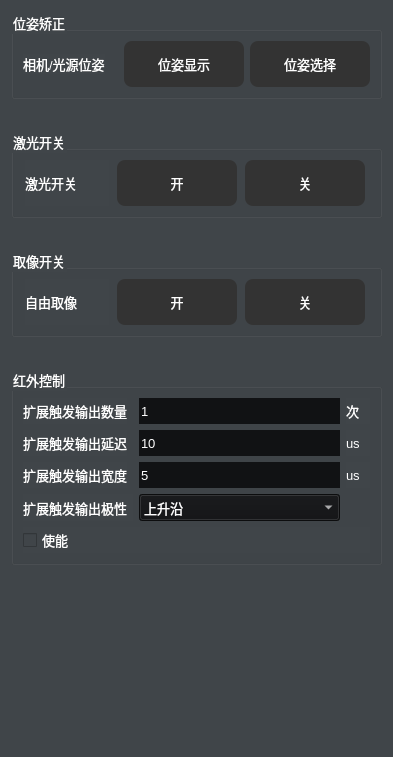
        <widget class="QWidget" name="tab_5">
         <property name="styleSheet">
          <string notr="true">background-color: #404549;</string>
         </property>
         <attribute name="title">
          <string>安装/扩展控制</string>
         </attribute>
         <layout class="QGridLayout" name="gridLayout_27">
          <item row="0" column="0" colspan="2">
           <widget class="QGroupBox" name="groupBox_6">
            <property name="font">
             <font>
              <pointsize>10</pointsize>
             </font>
            </property>
            <property name="styleSheet">
             <string notr="true">color: rgb(255, 255, 255);</string>
            </property>
            <property name="title">
             <string>位姿矫正</string>
            </property>
            <layout class="QGridLayout" name="gridLayout_14">
             <item row="0" column="0">
              <widget class="QLabel" name="label_48">
               <property name="sizePolicy">
                <sizepolicy hsizetype="Fixed" vsizetype="Fixed">
                 <horstretch>0</horstretch>
                 <verstretch>0</verstretch>
                </sizepolicy>
               </property>
               <property name="font">
                <font>
                 <pointsize>10</pointsize>
                </font>
               </property>
               <property name="styleSheet">
                <string notr="true">color: rgb(255, 255, 255);</string>
               </property>
               <property name="text">
                <string>相机/光源位姿</string>
               </property>
              </widget>
             </item>
             <item row="0" column="1">
              <spacer name="horizontalSpacer_10">
               <property name="orientation">
                <enum>Qt::Horizontal</enum>
               </property>
               <property name="sizeType">
                <enum>QSizePolicy::Fixed</enum>
               </property>
               <property name="sizeHint" stdset="0">
                <size>
                 <width>13</width>
                 <height>20</height>
                </size>
               </property>
              </spacer>
             </item>
             <item row="0" column="2">
              <widget class="QPushButton" name="PoseBtn">
               <property name="sizePolicy">
                <sizepolicy hsizetype="Fixed" vsizetype="Fixed">
                 <horstretch>0</horstretch>
                 <verstretch>0</verstretch>
                </sizepolicy>
               </property>
               <property name="minimumSize">
                <size>
                 <width>120</width>
                 <height>46</height>
                </size>
               </property>
               <property name="font">
                <font>
                 <pointsize>10</pointsize>
                </font>
               </property>
               <property name="styleSheet">
                <string notr="true">#PoseBtn
{
border-radius:8px;
color: #FFFFFF;
 background-color: #333333; 

}

#PoseBtn::hover
{	
color: #FFFFFF;

background-color: #1781b5;

}

#PoseBtn::pressed,QPushButton::checked
{
    color: #FFFFFF;
   background-color: #718093;
}</string>
               </property>
               <property name="text">
                <string>位姿显示</string>
               </property>
               <property name="icon">
                <iconset>
                 <normaloff>:/Res/LEDOFF.png</normaloff>:/Res/LEDOFF.png</iconset>
               </property>
              </widget>
             </item>
             <item row="0" column="3">
              <widget class="QPushButton" name="DirectionPoseBtn">
               <property name="sizePolicy">
                <sizepolicy hsizetype="Fixed" vsizetype="Fixed">
                 <horstretch>0</horstretch>
                 <verstretch>0</verstretch>
                </sizepolicy>
               </property>
               <property name="minimumSize">
                <size>
                 <width>120</width>
                 <height>46</height>
                </size>
               </property>
               <property name="maximumSize">
                <size>
                 <width>120</width>
                 <height>46</height>
                </size>
               </property>
               <property name="font">
                <font>
                 <pointsize>10</pointsize>
                </font>
               </property>
               <property name="styleSheet">
                <string notr="true">#DirectionPoseBtn
{
border-radius:8px;
color: #FFFFFF;
 background-color: #333333; 

}

#DirectionPoseBtn::hover
{	
color: #FFFFFF;

background-color: #1781b5;

}

#DirectionPoseBtn::pressed,QPushButton::checked
{
    color: #FFFFFF;
   background-color: #718093;
}</string>
               </property>
               <property name="text">
                <string>位姿选择</string>
               </property>
               <property name="icon">
                <iconset>
                 <normaloff>:/Res/LEDOFF.png</normaloff>:/Res/LEDOFF.png</iconset>
               </property>
              </widget>
             </item>
            </layout>
           </widget>
          </item>
          <item row="1" column="0">
           <spacer name="verticalSpacer_6">
            <property name="orientation">
             <enum>Qt::Vertical</enum>
            </property>
            <property name="sizeType">
             <enum>QSizePolicy::Fixed</enum>
            </property>
            <property name="sizeHint" stdset="0">
             <size>
              <width>20</width>
              <height>25</height>
             </size>
            </property>
           </spacer>
          </item>
          <item row="2" column="0" colspan="2">
           <widget class="QGroupBox" name="groupBox_17">
            <property name="font">
             <font>
              <pointsize>10</pointsize>
             </font>
            </property>
            <property name="styleSheet">
             <string notr="true">color: rgb(255, 255, 255);</string>
            </property>
            <property name="title">
             <string>激光开关</string>
            </property>
            <layout class="QGridLayout" name="gridLayout_8">
             <item row="0" column="0">
              <widget class="QLabel" name="label_59">
               <property name="minimumSize">
                <size>
                 <width>84</width>
                 <height>0</height>
                </size>
               </property>
               <property name="maximumSize">
                <size>
                 <width>84</width>
                 <height>16777215</height>
                </size>
               </property>
               <property name="font">
                <font>
                 <pointsize>10</pointsize>
                </font>
               </property>
               <property name="styleSheet">
                <string notr="true">color: rgb(255, 255, 255);</string>
               </property>
               <property name="text">
                <string>激光开关</string>
               </property>
              </widget>
             </item>
             <item row="0" column="1">
              <widget class="QPushButton" name="ModbusClientBtn_10">
               <property name="sizePolicy">
                <sizepolicy hsizetype="Fixed" vsizetype="Fixed">
                 <horstretch>0</horstretch>
                 <verstretch>0</verstretch>
                </sizepolicy>
               </property>
               <property name="minimumSize">
                <size>
                 <width>120</width>
                 <height>46</height>
                </size>
               </property>
               <property name="maximumSize">
                <size>
                 <width>120</width>
                 <height>46</height>
                </size>
               </property>
               <property name="font">
                <font>
                 <pointsize>10</pointsize>
                </font>
               </property>
               <property name="styleSheet">
                <string notr="true">#ModbusClientBtn_10
{
border-radius:8px;
color: #FFFFFF;
 background-color: #333333; 

}

#ModbusClientBtn_10::hover
{	
color: #FFFFFF;

background-color: #1781b5;

}

#ModbusClientBtn_10::pressed,QPushButton::checked
{
    color: #FFFFFF;
   background-color: #718093;
}</string>
               </property>
               <property name="text">
                <string>开</string>
               </property>
               <property name="icon">
                <iconset>
                 <normaloff>:/Res/LEDOFF.png</normaloff>:/Res/LEDOFF.png</iconset>
               </property>
              </widget>
             </item>
             <item row="0" column="2">
              <widget class="QPushButton" name="ClearBtn_2">
               <property name="sizePolicy">
                <sizepolicy hsizetype="Fixed" vsizetype="Fixed">
                 <horstretch>0</horstretch>
                 <verstretch>0</verstretch>
                </sizepolicy>
               </property>
               <property name="minimumSize">
                <size>
                 <width>120</width>
                 <height>46</height>
                </size>
               </property>
               <property name="maximumSize">
                <size>
                 <width>120</width>
                 <height>46</height>
                </size>
               </property>
               <property name="font">
                <font>
                 <pointsize>10</pointsize>
                </font>
               </property>
               <property name="styleSheet">
                <string notr="true">#ClearBtn_2
{
border-radius:8px;
color: #FFFFFF;
 background-color: #333333; 

}

#ClearBtn_2::hover
{	
color: #FFFFFF;

background-color: #1781b5;

}

#ClearBtn_2::pressed,QPushButton::checked
{
    color: #FFFFFF;
   background-color: #718093;
}</string>
               </property>
               <property name="text">
                <string>关</string>
               </property>
               <property name="icon">
                <iconset>
                 <normaloff>:/Res/LEDOFF.png</normaloff>:/Res/LEDOFF.png</iconset>
               </property>
              </widget>
             </item>
            </layout>
           </widget>
          </item>
          <item row="3" column="0">
           <spacer name="verticalSpacer_11">
            <property name="orientation">
             <enum>Qt::Vertical</enum>
            </property>
            <property name="sizeType">
             <enum>QSizePolicy::Fixed</enum>
            </property>
            <property name="sizeHint" stdset="0">
             <size>
              <width>20</width>
              <height>25</height>
             </size>
            </property>
           </spacer>
          </item>
          <item row="4" column="0" colspan="2">
           <widget class="QGroupBox" name="groupBox_16">
            <property name="font">
             <font>
              <pointsize>10</pointsize>
             </font>
            </property>
            <property name="styleSheet">
             <string notr="true">color: rgb(255, 255, 255);</string>
            </property>
            <property name="title">
             <string>取像开关</string>
            </property>
            <layout class="QGridLayout" name="gridLayout_23">
             <item row="0" column="0">
              <widget class="QLabel" name="label_67">
               <property name="minimumSize">
                <size>
                 <width>84</width>
                 <height>0</height>
                </size>
               </property>
               <property name="maximumSize">
                <size>
                 <width>84</width>
                 <height>16777215</height>
                </size>
               </property>
               <property name="font">
                <font>
                 <pointsize>10</pointsize>
                </font>
               </property>
               <property name="styleSheet">
                <string notr="true">color: rgb(255, 255, 255);</string>
               </property>
               <property name="text">
                <string>自由取像</string>
               </property>
              </widget>
             </item>
             <item row="0" column="1">
              <widget class="QPushButton" name="ModbusClientBtn_11">
               <property name="sizePolicy">
                <sizepolicy hsizetype="Fixed" vsizetype="Fixed">
                 <horstretch>0</horstretch>
                 <verstretch>0</verstretch>
                </sizepolicy>
               </property>
               <property name="minimumSize">
                <size>
                 <width>120</width>
                 <height>46</height>
                </size>
               </property>
               <property name="maximumSize">
                <size>
                 <width>120</width>
                 <height>46</height>
                </size>
               </property>
               <property name="font">
                <font>
                 <pointsize>10</pointsize>
                </font>
               </property>
               <property name="styleSheet">
                <string notr="true">#ModbusClientBtn_11
{
border-radius:8px;
color: #FFFFFF;
 background-color: #333333; 

}

#ModbusClientBtn_11::hover
{	
color: #FFFFFF;

background-color: #1781b5;

}

#ModbusClientBtn_11::pressed,QPushButton::checked
{
    color: #FFFFFF;
   background-color: #718093;
}</string>
               </property>
               <property name="text">
                <string>开</string>
               </property>
               <property name="icon">
                <iconset>
                 <normaloff>:/Res/LEDOFF.png</normaloff>:/Res/LEDOFF.png</iconset>
               </property>
              </widget>
             </item>
             <item row="0" column="2">
              <widget class="QPushButton" name="ClearBtn_3">
               <property name="sizePolicy">
                <sizepolicy hsizetype="Fixed" vsizetype="Fixed">
                 <horstretch>0</horstretch>
                 <verstretch>0</verstretch>
                </sizepolicy>
               </property>
               <property name="minimumSize">
                <size>
                 <width>120</width>
                 <height>46</height>
                </size>
               </property>
               <property name="maximumSize">
                <size>
                 <width>120</width>
                 <height>46</height>
                </size>
               </property>
               <property name="font">
                <font>
                 <pointsize>10</pointsize>
                </font>
               </property>
               <property name="styleSheet">
                <string notr="true">#ClearBtn_3
{
border-radius:8px;
color: #FFFFFF;
 background-color: #333333; 

}

#ClearBtn_3::hover
{	
color: #FFFFFF;

background-color: #1781b5;

}

#ClearBtn_3::pressed,QPushButton::checked
{
    color: #FFFFFF;
   background-color: #718093;
}</string>
               </property>
               <property name="text">
                <string>关</string>
               </property>
               <property name="icon">
                <iconset>
                 <normaloff>:/Res/LEDOFF.png</normaloff>:/Res/LEDOFF.png</iconset>
               </property>
              </widget>
             </item>
            </layout>
           </widget>
          </item>
          <item row="5" column="0">
           <spacer name="verticalSpacer_16">
            <property name="orientation">
             <enum>Qt::Vertical</enum>
            </property>
            <property name="sizeType">
             <enum>QSizePolicy::Fixed</enum>
            </property>
            <property name="sizeHint" stdset="0">
             <size>
              <width>20</width>
              <height>25</height>
             </size>
            </property>
           </spacer>
          </item>
          <item row="6" column="0" colspan="2">
           <widget class="QGroupBox" name="groupBox_18">
            <property name="font">
             <font>
              <pointsize>10</pointsize>
             </font>
            </property>
            <property name="styleSheet">
             <string notr="true">color: rgb(255, 255, 255);</string>
            </property>
            <property name="title">
             <string>红外控制</string>
            </property>
            <layout class="QGridLayout" name="gridLayout_35">
             <item row="0" column="0">
              <layout class="QHBoxLayout" name="horizontalLayout_73">
               <item>
                <widget class="QLabel" name="label_87">
                 <property name="minimumSize">
                  <size>
                   <width>84</width>
                   <height>0</height>
                  </size>
                 </property>
                 <property name="maximumSize">
                  <size>
                   <width>110</width>
                   <height>16777215</height>
                  </size>
                 </property>
                 <property name="font">
                  <font>
                   <pointsize>10</pointsize>
                  </font>
                 </property>
                 <property name="styleSheet">
                  <string notr="true">color: rgb(255, 255, 255);</string>
                 </property>
                 <property name="text">
                  <string>扩展触发输出数量</string>
                 </property>
                </widget>
               </item>
               <item>
                <spacer name="horizontalSpacer_17">
                 <property name="orientation">
                  <enum>Qt::Horizontal</enum>
                 </property>
                 <property name="sizeType">
                  <enum>QSizePolicy::Fixed</enum>
                 </property>
                 <property name="sizeHint" stdset="0">
                  <size>
                   <width>6</width>
                   <height>20</height>
                  </size>
                 </property>
                </spacer>
               </item>
               <item>
                <widget class="QLineEdit" name="ExNumUI">
                 <property name="minimumSize">
                  <size>
                   <width>100</width>
                   <height>26</height>
                  </size>
                 </property>
                 <property name="maximumSize">
                  <size>
                   <width>500</width>
                   <height>16777215</height>
                  </size>
                 </property>
                 <property name="font">
                  <font>
                   <pointsize>10</pointsize>
                  </font>
                 </property>
                 <property name="styleSheet">
                  <string notr="true">background-color: rgb(17, 18, 20);
border:none;
color:#ffffff;</string>
                 </property>
                 <property name="text">
                  <string>1</string>
                 </property>
                </widget>
               </item>
               <item>
                <widget class="QLabel" name="label_96">
                 <property name="minimumSize">
                  <size>
                   <width>24</width>
                   <height>0</height>
                  </size>
                 </property>
                 <property name="maximumSize">
                  <size>
                   <width>110</width>
                   <height>16777215</height>
                  </size>
                 </property>
                 <property name="font">
                  <font>
                   <pointsize>10</pointsize>
                  </font>
                 </property>
                 <property name="styleSheet">
                  <string notr="true">color: rgb(255, 255, 255);</string>
                 </property>
                 <property name="text">
                  <string>次</string>
                 </property>
                </widget>
               </item>
              </layout>
             </item>
             <item row="1" column="0">
              <layout class="QHBoxLayout" name="horizontalLayout_3">
               <item>
                <widget class="QLabel" name="label_89">
                 <property name="minimumSize">
                  <size>
                   <width>84</width>
                   <height>0</height>
                  </size>
                 </property>
                 <property name="maximumSize">
                  <size>
                   <width>110</width>
                   <height>16777215</height>
                  </size>
                 </property>
                 <property name="font">
                  <font>
                   <pointsize>10</pointsize>
                  </font>
                 </property>
                 <property name="styleSheet">
                  <string notr="true">color: rgb(255, 255, 255);</string>
                 </property>
                 <property name="text">
                  <string>扩展触发输出延迟</string>
                 </property>
                </widget>
               </item>
               <item>
                <spacer name="horizontalSpacer_20">
                 <property name="orientation">
                  <enum>Qt::Horizontal</enum>
                 </property>
                 <property name="sizeType">
                  <enum>QSizePolicy::Fixed</enum>
                 </property>
                 <property name="sizeHint" stdset="0">
                  <size>
                   <width>6</width>
                   <height>20</height>
                  </size>
                 </property>
                </spacer>
               </item>
               <item>
                <widget class="QLineEdit" name="ExDelayUI">
                 <property name="minimumSize">
                  <size>
                   <width>100</width>
                   <height>26</height>
                  </size>
                 </property>
                 <property name="maximumSize">
                  <size>
                   <width>500</width>
                   <height>16777215</height>
                  </size>
                 </property>
                 <property name="font">
                  <font>
                   <pointsize>10</pointsize>
                  </font>
                 </property>
                 <property name="styleSheet">
                  <string notr="true">background-color: rgb(17, 18, 20);
border:none;
color:#ffffff;</string>
                 </property>
                 <property name="text">
                  <string>10</string>
                 </property>
                </widget>
               </item>
               <item>
                <widget class="QLabel" name="label_94">
                 <property name="minimumSize">
                  <size>
                   <width>24</width>
                   <height>0</height>
                  </size>
                 </property>
                 <property name="maximumSize">
                  <size>
                   <width>110</width>
                   <height>16777215</height>
                  </size>
                 </property>
                 <property name="font">
                  <font>
                   <pointsize>10</pointsize>
                  </font>
                 </property>
                 <property name="styleSheet">
                  <string notr="true">color: rgb(255, 255, 255);</string>
                 </property>
                 <property name="text">
                  <string>us</string>
                 </property>
                </widget>
               </item>
              </layout>
             </item>
             <item row="2" column="0">
              <layout class="QHBoxLayout" name="horizontalLayout_79">
               <item>
                <widget class="QLabel" name="label_90">
                 <property name="minimumSize">
                  <size>
                   <width>84</width>
                   <height>0</height>
                  </size>
                 </property>
                 <property name="maximumSize">
                  <size>
                   <width>110</width>
                   <height>16777215</height>
                  </size>
                 </property>
                 <property name="font">
                  <font>
                   <pointsize>10</pointsize>
                  </font>
                 </property>
                 <property name="styleSheet">
                  <string notr="true">color: rgb(255, 255, 255);</string>
                 </property>
                 <property name="text">
                  <string>扩展触发输出宽度</string>
                 </property>
                </widget>
               </item>
               <item>
                <spacer name="horizontalSpacer_22">
                 <property name="orientation">
                  <enum>Qt::Horizontal</enum>
                 </property>
                 <property name="sizeType">
                  <enum>QSizePolicy::Fixed</enum>
                 </property>
                 <property name="sizeHint" stdset="0">
                  <size>
                   <width>6</width>
                   <height>17</height>
                  </size>
                 </property>
                </spacer>
               </item>
               <item>
                <widget class="QLineEdit" name="ExWidthUI">
                 <property name="minimumSize">
                  <size>
                   <width>100</width>
                   <height>26</height>
                  </size>
                 </property>
                 <property name="maximumSize">
                  <size>
                   <width>500</width>
                   <height>16777215</height>
                  </size>
                 </property>
                 <property name="font">
                  <font>
                   <pointsize>10</pointsize>
                  </font>
                 </property>
                 <property name="styleSheet">
                  <string notr="true">background-color: rgb(17, 18, 20);
border:none;
color:#ffffff;</string>
                 </property>
                 <property name="text">
                  <string>5</string>
                 </property>
                </widget>
               </item>
               <item>
                <widget class="QLabel" name="label_95">
                 <property name="minimumSize">
                  <size>
                   <width>24</width>
                   <height>0</height>
                  </size>
                 </property>
                 <property name="maximumSize">
                  <size>
                   <width>110</width>
                   <height>16777215</height>
                  </size>
                 </property>
                 <property name="font">
                  <font>
                   <pointsize>10</pointsize>
                  </font>
                 </property>
                 <property name="styleSheet">
                  <string notr="true">color: rgb(255, 255, 255);</string>
                 </property>
                 <property name="text">
                  <string>us</string>
                 </property>
                </widget>
               </item>
              </layout>
             </item>
             <item row="3" column="0">
              <layout class="QHBoxLayout" name="horizontalLayout_74">
               <item>
                <widget class="QLabel" name="label_88">
                 <property name="minimumSize">
                  <size>
                   <width>84</width>
                   <height>0</height>
                  </size>
                 </property>
                 <property name="maximumSize">
                  <size>
                   <width>110</width>
                   <height>16777215</height>
                  </size>
                 </property>
                 <property name="font">
                  <font>
                   <pointsize>10</pointsize>
                  </font>
                 </property>
                 <property name="styleSheet">
                  <string notr="true">color: rgb(255, 255, 255);</string>
                 </property>
                 <property name="text">
                  <string>扩展触发输出极性</string>
                 </property>
                </widget>
               </item>
               <item>
                <widget class="QComboBox" name="ChuFaCombox_2">
                 <property name="minimumSize">
                  <size>
                   <width>60</width>
                   <height>27</height>
                  </size>
                 </property>
                 <property name="font">
                  <font>
                   <pointsize>10</pointsize>
                  </font>
                 </property>
                 <property name="styleSheet">
                  <string notr="true">background-color: rgb(17, 18, 20);
color:rgb(255,255,255);</string>
                 </property>
                 <item>
                  <property name="text">
                   <string>上升沿</string>
                  </property>
                 </item>
                 <item>
                  <property name="text">
                   <string>下降沿</string>
                  </property>
                 </item>
                </widget>
               </item>
               <item>
                <spacer name="horizontalSpacer_43">
                 <property name="orientation">
                  <enum>Qt::Horizontal</enum>
                 </property>
                 <property name="sizeType">
                  <enum>QSizePolicy::Fixed</enum>
                 </property>
                 <property name="sizeHint" stdset="0">
                  <size>
                   <width>30</width>
                   <height>17</height>
                  </size>
                 </property>
                </spacer>
               </item>
              </layout>
             </item>
             <item row="4" column="0">
              <widget class="QCheckBox" name="checkBox_SP2_2">
               <property name="font">
                <font>
                 <pointsize>10</pointsize>
                </font>
               </property>
               <property name="styleSheet">
                <string notr="true">color: rgb(255, 255, 255);</string>
               </property>
               <property name="text">
                <string>使能</string>
               </property>
              </widget>
             </item>
            </layout>
           </widget>
          </item>
          <item row="7" column="1">
           <spacer name="verticalSpacer_17">
            <property name="orientation">
             <enum>Qt::Vertical</enum>
            </property>
            <property name="sizeHint" stdset="0">
             <size>
              <width>20</width>
              <height>181</height>
             </size>
            </property>
           </spacer>
          </item>
         </layout>
        </widget>
